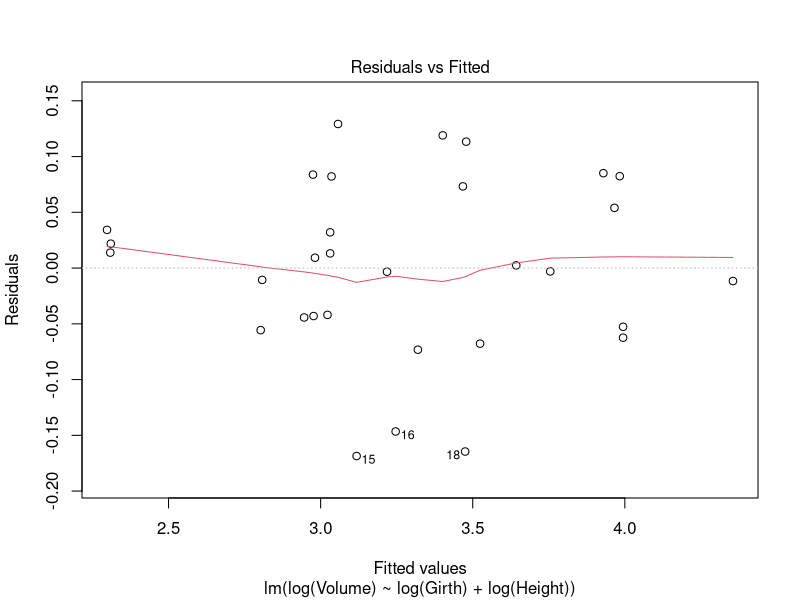
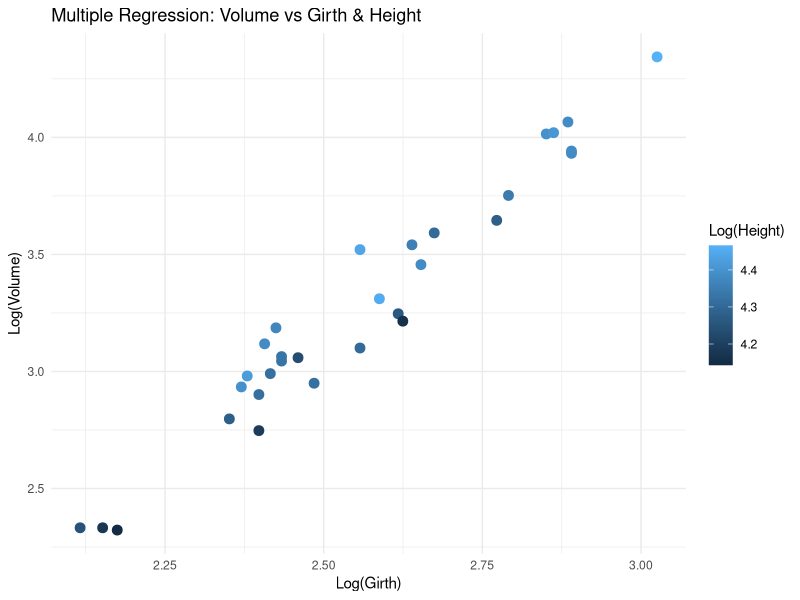

These figures' R source, in order:
library(ggplot2)
head(trees)
summary(trees)
options(scipen = 999)


model_trees_log <- lm(log(Volume)~log(Girth)+log(Height), data = trees)
summary(model_trees_log)

coefficients(model_trees_log)

#Shapiro Test

shapiro.test(model_trees_log$residuals)
plot(model_trees_log, which = 1)

ggplot(trees, aes(x=log(Girth), y=log(Volume), color=log(Height)))+
  geom_point(size = 3)+
  labs(title = "Multiple Regression: Volume vs Girth & Height",
       x="Log(Girth)", y="Log(Volume)",
       color = "Log(Height)")+
  theme_minimal()

# Interpretation: 
# A 1% increase in Girth leads to ~1% increase in volume and Height.
# P-value is significant. and R squered is close to 1. 
# Therefore, 
# This model can be used for predictions.
       
       